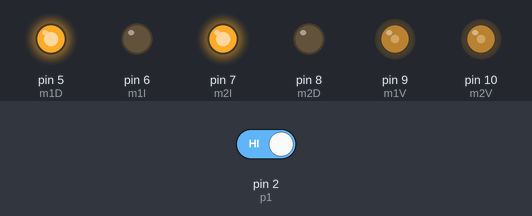
Simulated run of this sketch. Board: Arduino Uno, built with avr-gcc and run on an emulated ATmega328P. Parts: output pins drawn as LEDs (lit = HIGH). The inputs (shaded band) are chosen by the test bench; at power-on: pin 2 (p1) HIGH. What the sketch prints to the serial monitor is not drawn.

Above: at 1.2 s.
1.3 s: pin 2 (p1) driven LOW
At 2.0 s:
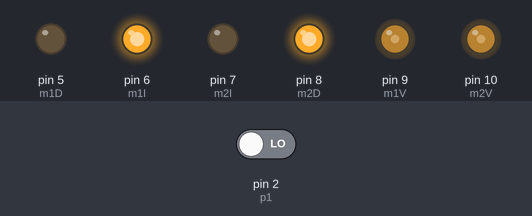
2.8 s: pin 2 (p1) driven HIGH
At 3.2 s:
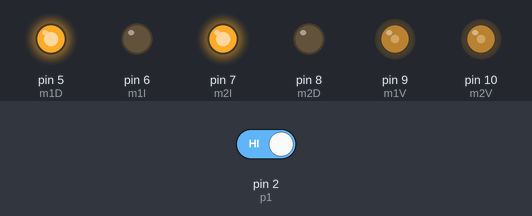
Timing chart, 0 to 5.8 s (numbered marks = the images above; inputs shaded):
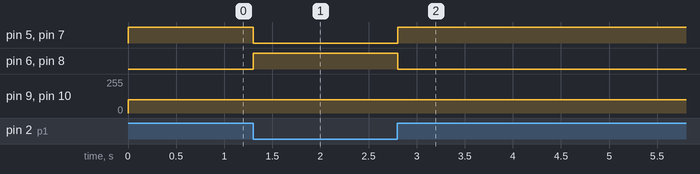

Measured:
- after the input at 1.3 s, pin 5 (m1D), pin 7 (m2I): HIGH → LOW at once; pin 6 (m1I), pin 8 (m2D): LOW → HIGH at once
- after the input at 2.8 s, pin 5 (m1D), pin 7 (m2I): LOW → HIGH at once; pin 6 (m1I), pin 8 (m2D): HIGH → LOW at once

The sketch:

p2ArdCode.ino
```cpp
#define m1D 5
#define m1I 6
#define m1V 9
#define m2D 8
#define m2I 7
#define m2V 10
#define p1 2
#define p2 3

void setup() {
  // put your setup code here, to run once:
  Serial.begin(9600);
pinMode(p1,INPUT);
pinMode(p2,INPUT);
pinMode(m1D,OUTPUT);
pinMode(m1I,OUTPUT);
pinMode(m1V,OUTPUT);
pinMode(m2D,OUTPUT);
pinMode(m2I,OUTPUT);
pinMode(m2V,OUTPUT);


}

void loop() {
  // put your main code here, to run repeatedly:
if(digitalRead(p1)==0){
  digitalWrite(m1I,HIGH);
  digitalWrite(m1D,LOW);
  analogWrite(m1V,100);

  digitalWrite(m2I,LOW);
  digitalWrite(m2D,HIGH);
  analogWrite(m2V,100);

  Serial.println("1");
}else{
  digitalWrite(m1D,HIGH);
  digitalWrite(m1I,LOW);
  analogWrite(m1V,100);

    digitalWrite(m2D,LOW);
  digitalWrite(m2I,HIGH);
  analogWrite(m2V,100);

   Serial.println("2");
}
}
```
